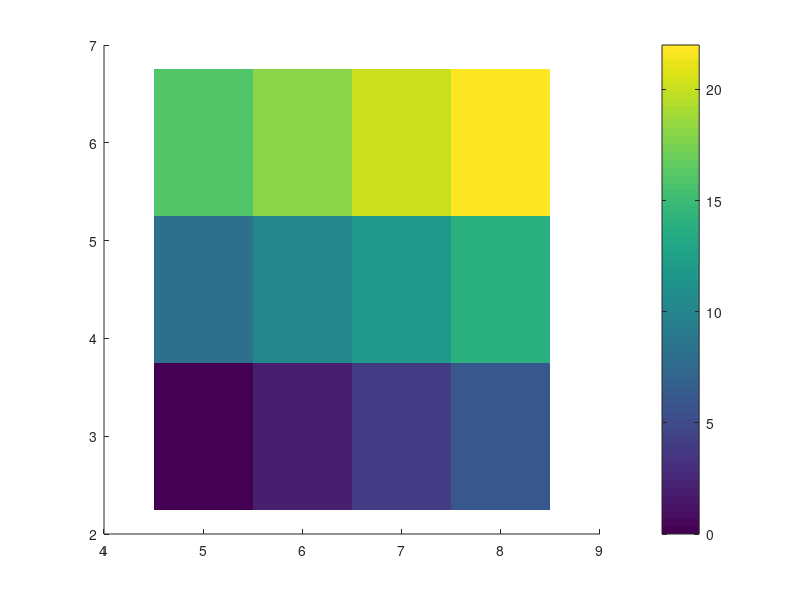

The MATLAB source for this figure:
clc, clear, close all

x = [5 8];
y = [3 6];
C = [0 2 4 6; 8 10 12 14; 16 18 20 22];
imagesc('xData', x, 'yData', y,'CData', C)
colorbar
